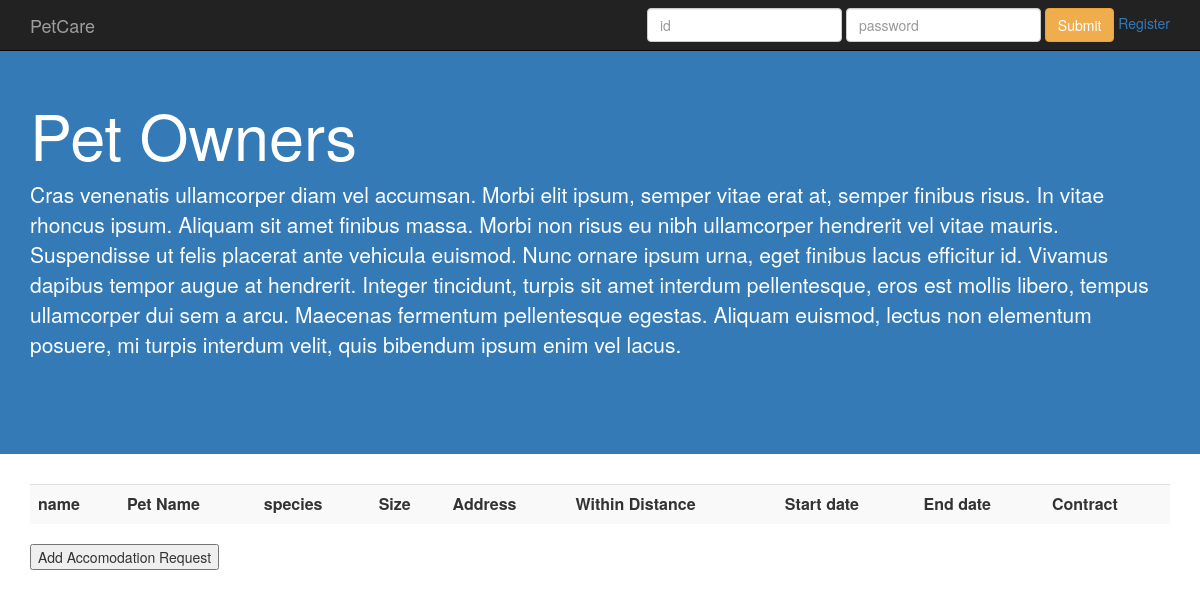
/user/owner.php, run on an earlier commit of the app's database.
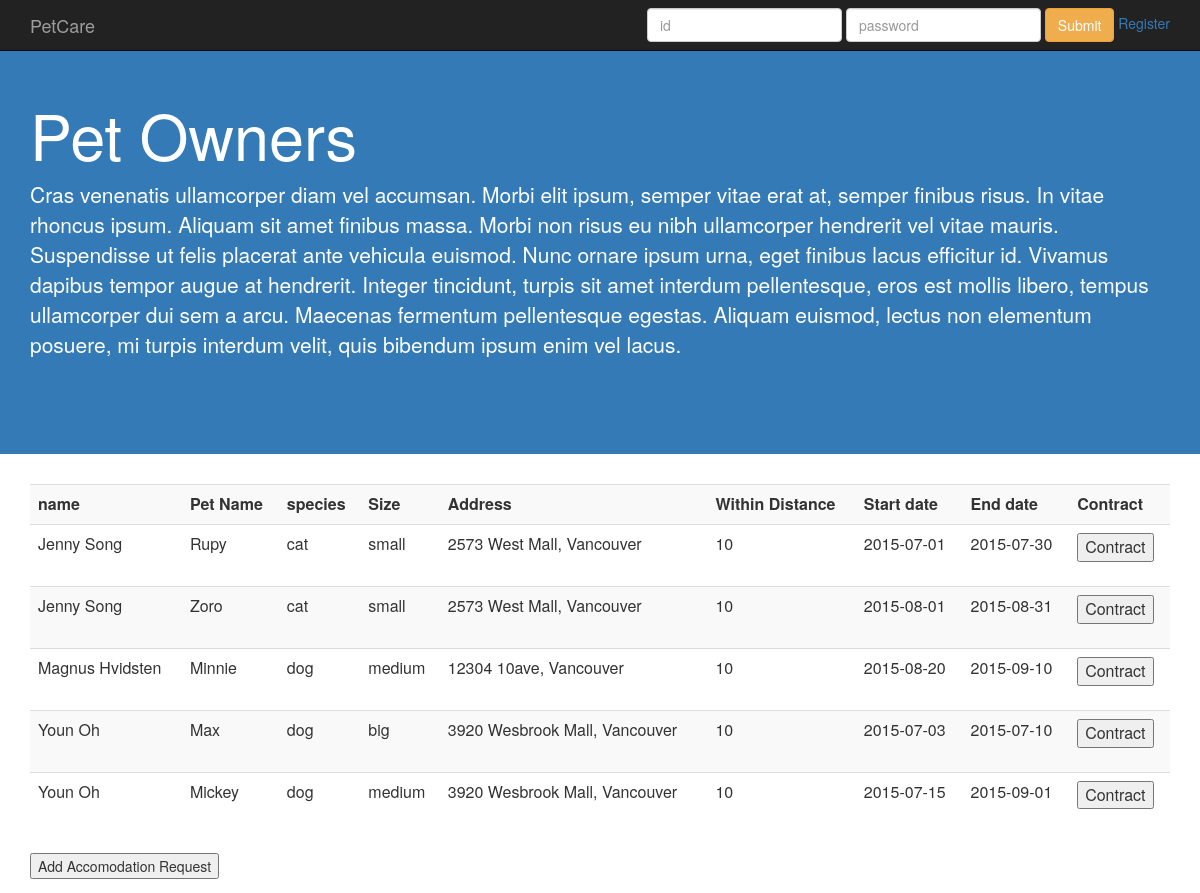
And on a later commit of the database.
### tables this page shows
CREATE TABLE AccommodationRequest
(OwnerID       	Char(20),
 PetID 			INTEGER, 
 RequestID 		INTEGER,
 WithinDistance 		REAL NOT NULL, 
 StartDate 		DATE NOT NULL, 
 EndDate 		DATE NOT NULL, 
 SitterID 		Char(20),
 AvailabilityID 		INTEGER,
 Compensation 		REAL,
 primary key(PetID, RequestID),
 foreign key(OwnerID, PetID) references OwnsPet(OwnerID, PetID),
 foreign key(SitterID, AvailabilityID) references SitterAvailability(SitterID, AvailabilityID));

CREATE TABLE User
(UserID 	CHAR(20) NOT NULL,
 Password 	CHAR(20) NOT NULL, 
 Name 		CHAR(20) NOT NULL, 
 Address 	CHAR(50) NOT NULL,
 PhoneNum 	CHAR(10) NOT NULL,
 primary key (UserID));

CREATE TABLE OwnsPet
	(OwnerID 	Char(20), 
 PetID 		INTEGER, 
 PetName 	CHAR(20) NOT NULL,
 Size 		CHAR(20) NOT NULL,
 Species	CHAR(20) NOT NULL,
 primary key (OwnerID,PetID),
 foreign key(OwnerID) references PetOwner(OwnerID));

### user/owner.php (the view, shortened to what this page needs)
<?php
	function getAccommodationRequest() {
		try{
			$db = new PDO("mysql:host=localhost;dbname=fantastic304;port=3306","root");
			$sql = 'SELECT Name, PetName, Species, Size, Address, WithinDistance, StartDate, EndDate, SitterID, AvailabilityID
			FROM AccommodationRequest a, OwnsPet op, PetOwner po, User u
			WHERE a.OwnerID = op.OwnerID and a.PetID = op.PetID and op.OwnerID = po.OwnerID and po.OwnerID = u.UserID and SitterID is Null and AvailabilityID is Null';
			echo '<table class="table table-striped">';
			echo '<th>name</th>';
			echo '<th>';
			echo "Pet Name";
			echo '</th>';
			echo '<th>';
			echo "species";
			echo '</th>';
			echo '<th>';
			echo "Size";
			echo '</th>';
			echo '<th>';
			echo "Address";
			echo '</th>';
			echo '<th>';
			echo "Within Distance";
			echo '</th>';
			echo '<th>';
			echo "Start date";
			echo '</th>';
			echo '<th>';
			echo "End date";
			echo '</th>';
			echo '<th>';
			echo "Contract";
			echo '</th>';
			foreach($db->query($sql) as $row){
				echo '<tr>';
				echo '<td>';
				echo $row['Name'];
				echo '</td>';
				echo '<td>';
				echo $row['PetName'];
				echo '</td>';
				echo '<td>';
				echo $row['Species'];
				echo '</td>';
				echo '<td>';
				echo $row['Size'];
				echo '</td>';
				echo '<td>';
				echo $row['Address'];
				echo '</td>';
				echo '<td>';
				echo $row['WithinDistance'];
				echo '</td>';
				echo '<td>';
				echo $row['StartDate'];
				echo '</td>';
				echo '<td>';
				echo $row['EndDate'];
				echo '</td>';
				echo '<td>';
				echo'<form action="contractToOwner.php">
						<input type="submit" value="Contract">
					</form>';
				echo '</td>';
				echo '</tr>';
			}
			echo '</table>';
		} catch(Exception $e){
		echo "Could not connect to the database";
		exit;
		}
	}
?>
<head>
	<link rel="stylesheet" href="../bootstrap.min.css">
</head>
<body>
	<?php include '../include/header.php' ?>
	<div style="padding: 80px 0; background-color:337ab7; !important" class="jumbotron">
  		<div class="container">
  			<h1 style="color:white">Pet Owners</h1>
  			<p style="color:white">Cras venenatis ullamcorper diam vel accumsan. Morbi elit ipsum, semper vitae erat at, semper finibus risus. In vitae rhoncus ipsum. Aliquam sit amet finibus massa. Morbi non risus eu nibh ullamcorper hendrerit vel vitae mauris. Suspendisse ut felis placerat ante vehicula euismod. Nunc ornare ipsum urna, eget finibus lacus efficitur id. Vivamus dapibus tempor augue at hendrerit. Integer tincidunt, turpis sit amet interdum pellentesque, eros est mollis libero, tempus ullamcorper dui sem a arcu. Maecenas fermentum pellentesque egestas. Aliquam euismod, lectus non elementum posuere, mi turpis interdum velit, quis bibendum ipsum enim vel lacus.</p>
  		</div>
	</div>
	<div class="container">
		<?php
			getAccommodationRequest();
		?>
		<form action="accomodationRequest.php">
			<input type="submit" value="Add Accomodation Request">
		</form>
	</div>
</body>

### include/header.php
<nav class="navbar navbar-inverse navbar-fixed-top">
	<div class="container">
    	<a class="navbar-brand" href="../index.php">PetCare</a>
		<?php if(!isset($_COOKIE['userID'])): ?>
			<form class="navbar-form navbar-right" action="login.php" method="post">
        		<div class="form-group">
         			<input type="text" class="form-control" name="id" placeholder="id">
         			<input type="password" class="form-control" name="password" placeholder="password">
        		</div>
        		<button type="submit" class="btn btn-warning">Submit</button>
        		<a href="../register.php">Register</a>
      		</form>
      	<?php else : ?>
      		<ul class="nav navbar-nav navbar-right">
      			<li><a href="../myaccount.php"><?php echo $_COOKIE['userID'] ?></a></li>
      			<li><a href="logout.php">Log Out</a></li>
      	<?php endif; ?>
     	</div>
</nav>

What changed in the data, as far as the page shows it:
added accommodationrequest: user.Name "Jenny Song", ownspet.PetName "Rupy", ownspet.Species "cat", ownspet.Size "small", user.Address "2573 West Mall, Vancouver", WithinDistance "10", StartDate "2015-07-01", EndDate "2015-07-30"
added accommodationrequest: user.Name "Jenny Song", ownspet.PetName "Zoro", ownspet.Species "cat", ownspet.Size "small", user.Address "2573 West Mall, Vancouver", WithinDistance "10", StartDate "2015-08-01", EndDate "2015-08-31"
added accommodationrequest: user.Name "Magnus Hvidsten", ownspet.PetName "Minnie", ownspet.Species "dog", ownspet.Size "medium", user.Address "12304 10ave, Vancouver", WithinDistance "10", StartDate "2015-08-20", EndDate "2015-09-10"
added accommodationrequest: user.Name "Youn Oh", ownspet.PetName "Max", ownspet.Species "dog", ownspet.Size "big", user.Address "3920 Wesbrook Mall, Vancouver", WithinDistance "10", StartDate "2015-07-03", EndDate "2015-07-10"
added accommodationrequest: user.Name "Youn Oh", ownspet.PetName "Mickey", ownspet.Species "dog", ownspet.Size "medium", user.Address "3920 Wesbrook Mall, Vancouver", WithinDistance "10", StartDate "2015-07-15", EndDate "2015-09-01"
